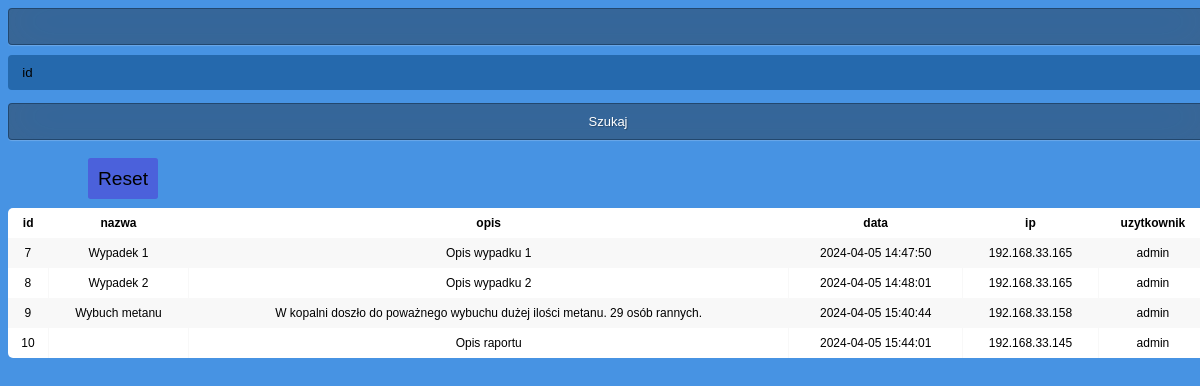
The app's page /raporty/index.php (signed in), older data.
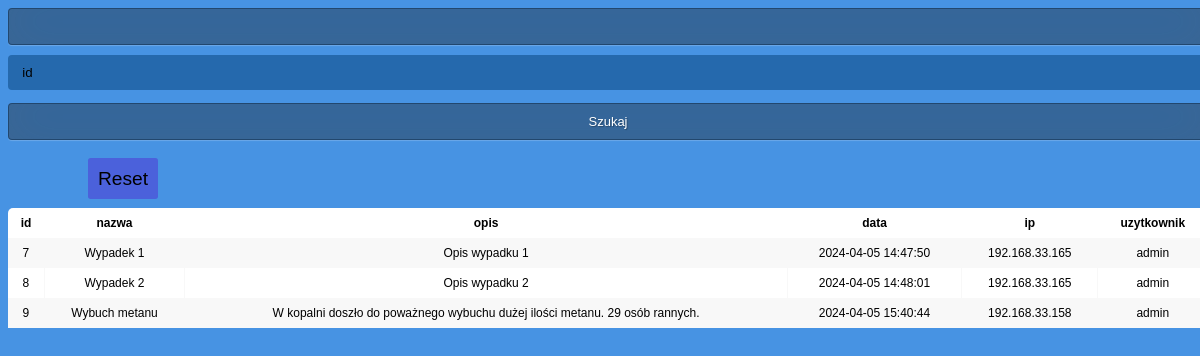
The same page, newer data.
### tables this page shows
CREATE TABLE `raporty` (
  `id` int(11) NOT NULL AUTO_INCREMENT,
  `nazwa` varchar(20) NOT NULL,
  `data` datetime NOT NULL,
  `opis` text NOT NULL,
  `ip` varchar(16) NOT NULL,
  `uzytkownik` varchar(12) NOT NULL,
  PRIMARY KEY (`id`)
);

### raporty/raporty.php (the view, shortened to what this page needs)
<?php
$typ = filter_input(INPUT_GET, 'typ', FILTER_SANITIZE_STRING);
$kolumny = array("id", "nazwa", "opis", "data", "ip", "uzytkownik");
$kolumny2 = implode(",", $kolumny);
if($typ && isset($_GET['szukaj'])) {
	$typy = array("id", "nazwa", "opis", "data", "ip", "uzytkownik");
	if(!(in_array($typ, $typy))) {
		die('zly typ');
	}
	$szukaj = $_GET['szukaj'];
	$qry = 'SELECT ' . $kolumny2 . ' FROM raporty WHERE ' . $typ . ' LIKE \'%' . $szukaj . '%\'';
}
else {
	$qry = 'SELECT ' . $kolumny2 . ' FROM raporty';
}
$res = mysqli_query($con, $qry);
$rows = mysqli_fetch_all($res, MYSQLI_ASSOC);
echo '<table><tr>';
foreach($kolumny as $kolumna) {
	echo '<th>' . $kolumna . '</th>';
}
echo '</tr><tr>';
foreach($rows as $row) {
	foreach($row as $i) {
		echo '<td>' . htmlspecialchars($i) . '</td>';
	}
	echo '</tr>';
}
echo '</table>'
?>

### raporty/index.php (shortened to what this page needs)
<!DOCTYPE html>
<html lang="pl">
<head>
	<link rel="stylesheet" href="../style.css">
	<link rel="stylesheet" href="raporty.css">
</head>
<body>
	<form action="." method="GET">
		<div class="select-div"><input class="rep-btn" name="szukaj" type="search">
			<select name="typ">
				<option value="id">id</option>
			</select>
		</div>
		<input class="rep-btn" type="submit" value="Szukaj"><br>
		<a href=".">Reset</a><br><br>
	</form>
	<?php
	require 'raporty.php';
	?>
</body>
</html>

### style.css (style rules this page uses)
* { -webkit-box-sizing: border-box; -moz-box-sizing: border-box; -ms-box-sizing: border-box; -o-box-sizing: border-box; box-sizing: border-box; }
html { width: 100%; height: 100%; overflow: hidden; }
body { width: 100%; height: 100%; font-family: 'Open Sans', sans-serif; background: rgb(0,60,125); background: radial-gradient(circle, rgba(0,60,125,1) 33%, rgba(1,18,48,1) 81%); }
.select-div { min-width: 150px; position: relative; }
select { appearance: none; width: 100%; font-size: 10pt; padding: 0.675em 6em 0.675em 1em; background-color: rgb(37, 105, 173); border: 1px solid #caced1; border-radius: 0.25rem; color: #000; cursor: pointer; margin-bottom: 10pt; border-color: transparent; }
.select-div:before, .select-div::after { --size: 0.5rem; position: absolute; content: ""; vertical-align: center; right: 1rem; pointer-events: none; display: none; }
.select-div::before { border-left: var(--size) solid transparent; border-right: var(--size) solid transparent; border-bottom: var(--size) solid black; top: 40%; }
.select-div::after { border-left: var(--size) solid transparent; border-right: var(--size) solid transparent; border-top: var(--size) solid black; top: 55%; }
input { width: 100%; margin-bottom: 10px; background: rgba(0, 0, 0, 0.3); border: none; outline: none; padding: 10px; font-size: 13px; color: #fff; text-shadow: 1px 1px 1px rgba(0, 0, 0, 0.3); border: 1px solid rgba(0, 0, 0, 0.3); border-radius: 4px; box-shadow: inset 0 -5px 45px rgba(100, 100, 100, 0.2), 0 1px 1px rgba(255, 255, 255, 0.2); -webkit-transition: box-shadow .5s ease; -moz-transition: box-shadow .5s ease; -o-transition: box-shadow .5s ease; -ms-transition: box-shadow .5s ease; transition: box-shadow .5s ease; }

### raporty/raporty.css (style rules this page uses)
* { box-sizing: border-box; -webkit-box-sizing: border-box; -moz-box-sizing: border-box; }
body { font-family: Helvetica; -webkit-font-smoothing: antialiased; background: rgba( 71, 147, 227, 1); }
table { border-radius: 5px; font-size: 12px; font-weight: normal; border: none; border-collapse: collapse; width: 100%; max-width: 100%; white-space: nowrap; background-color: white; }
table td, table th { text-align: center; padding: 8px; }
table td { border-right: 1px solid #f8f8f8; font-size: 12px; }
table tr:nth-child(even) { background: #F8F8F8; }
.rep-btn { float: center; width: 100%; height: auto; display: block; }
div > input { width: 200px; }
a { background-color: rgb(75, 97, 219); color: black; width: 450pt; height: 35pt; border-color: black; text-decoration: none; font-size: larger; margin: 80px; padding: 10px; border: 5pt; border-radius: 2pt; }

Row changes from the older to the newer data that the page shows:
removed raporty: id "10", opis "Opis raportu", data "2024-04-05 15:44:01", ip "192.168.33.145", uzytkownik "admin"
